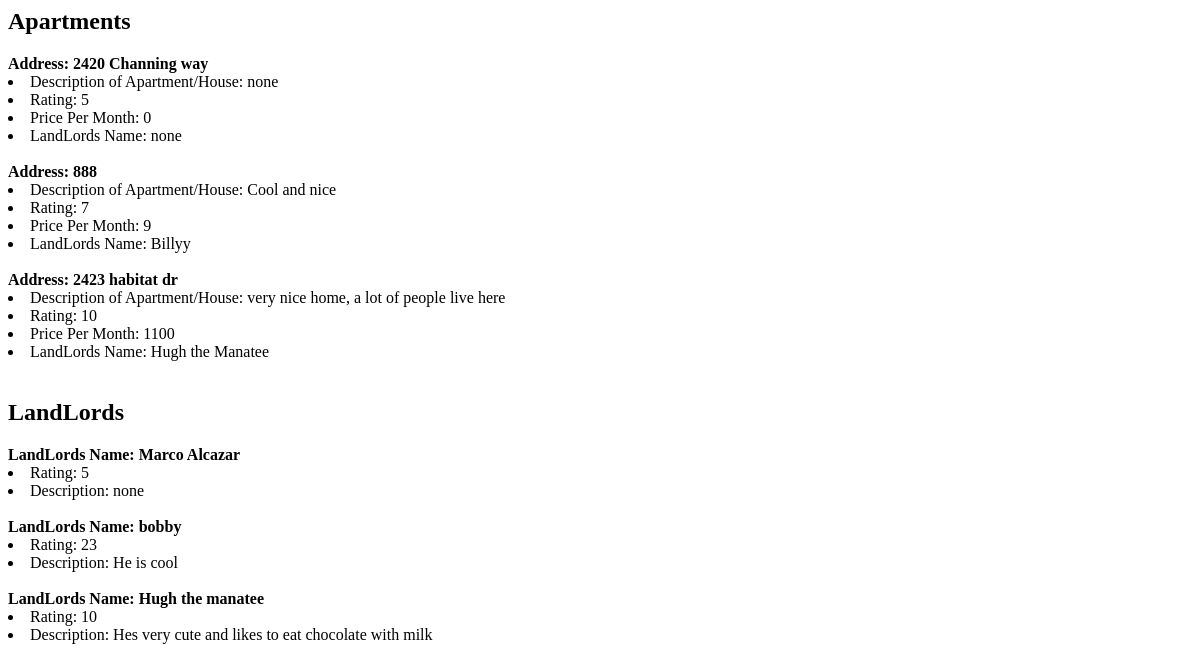
The page /apartmentss/ on the database as committed earlier.
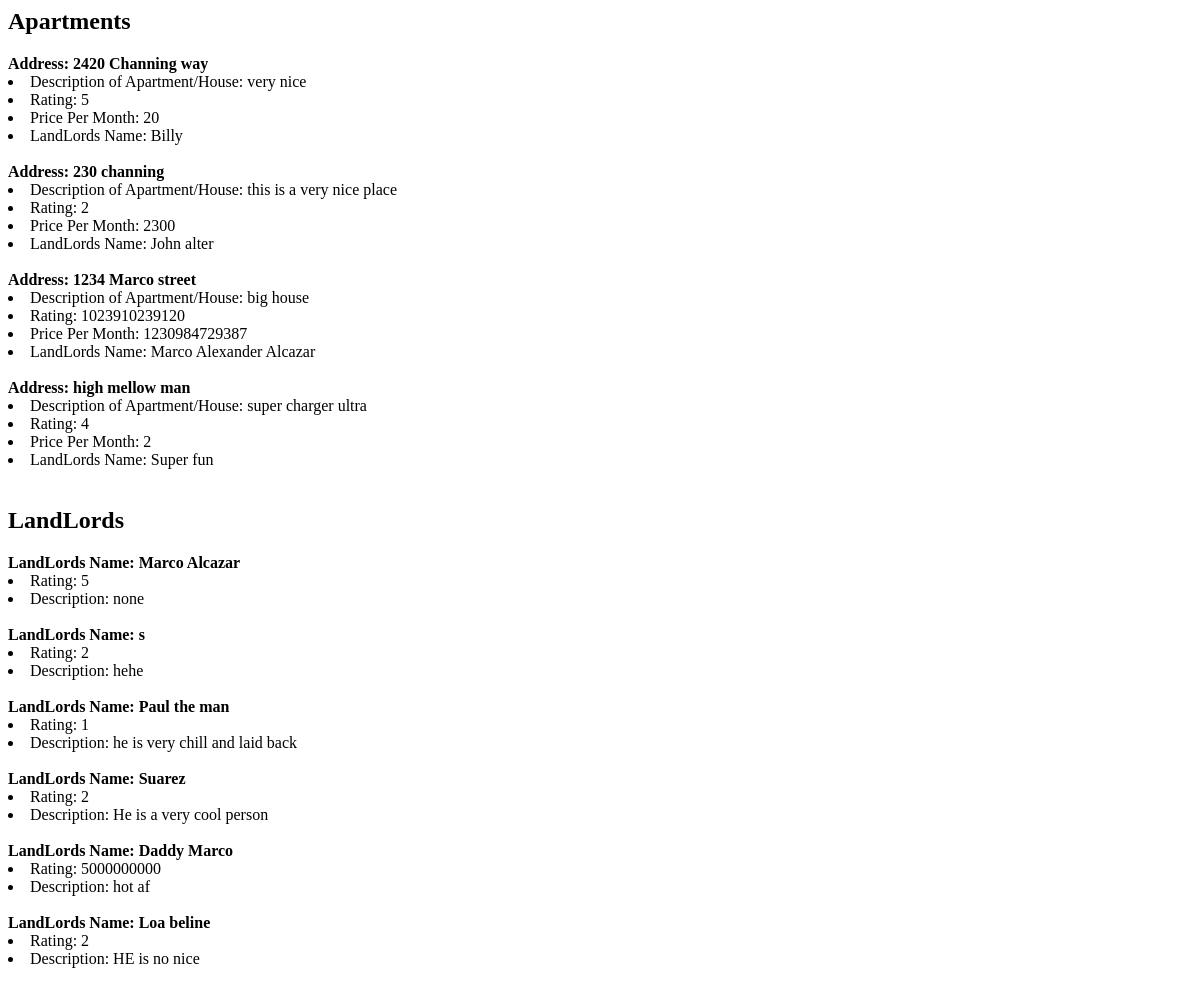
The same page on the database as committed later.
### myapp/models.py (models this page shows)
class Housing(models.Model):
    Address = models.CharField(max_length=50)
    Description = models.CharField(max_length = 250, default="")
    Rating = models.IntegerField(default = "", validators=[MinValueValidator(1), MaxValueValidator(5)])
    Price = models.IntegerField(default="")
    LandLord = models.CharField(max_length = 200, default = "")

class Landlord(models.Model):
    FullName= models.CharField(max_length = 60, default = "")
    Rating = models.IntegerField(default = "", validators=[MinValueValidator(1), MaxValueValidator(5)])
    Description = models.CharField(max_length = 250, default = "")

### myapp/views.py (the view)
# urls.py: path("apartmentss/", apartmentss.as_view(), name = "apartmentss"),
class apartmentss(ListView):
    template_name = 'myapp/apartmentss.html'
    model = Housing
    context_object_name = 'apartmentss'
    queryset = Housing.objects.all()
    def get_context_data(self, **kwargs):
        context = super().get_context_data(**kwargs)
        context['Landlords'] = Landlord.objects.all()  # Add queryset for landlords to the context
        return context

### myapp/templates/myapp/apartmentss.html (shortened to what this page needs)
{% block content %}
        <h2>Apartments</h2>
        {% for house in apartmentss %}
            <strong> Address: {{ house.Address }}</strong>
            <u1>
                <li> Description of Apartment/House:  {{ house.Description }}</li>
                <li> Rating: {{ house.Rating }}</li>
                <li> Price Per Month: {{ house.Price }}</li>
                <li> LandLords Name: {{ house.LandLord }}</li>
            </u1>
        {% endfor %}
                    <h2>LandLords</h2>
        {% for landlord in Landlords %}
            <strong>LandLords Name: {{ landlord.FullName }}</strong>
            <u1>
                <li> Rating: {{ landlord.Rating }}</li>
                <li> Description: {{ landlord.Description }}</li>
            </u1>
        {% endfor %}
{% endblock %}

Rows that differ between the two databases and show on the page:
removed Housing: Address "888", Description "Cool and nice", Rating "7", Price "9", LandLord "Billyy"
removed Housing: Address "2423 habitat dr", Description "very nice home, a lot of people live here", Rating "10", Price "1100", LandLord "Hugh the Manatee"
removed Landlord: FullName "bobby", Rating "23", Description "He is cool"
removed Landlord: FullName "Hugh the manatee", Rating "10", Description "Hes very cute and likes to eat chocolate with milk"
changed Housing "2420 Channing way": Description "none" → "very nice"; Price "0" → "20"; LandLord "none" → "Billy"
added Housing: Address "230 channing", Description "this is a very nice place", Rating "2", Price "2300", LandLord "John alter"
added Housing: Address "1234 Marco street", Description "big house", Rating "1023910239120", Price "1230984729387", LandLord "Marco Alexander Alcazar"
added Housing: Address "high mellow man", Description "super charger ultra", Rating "4", Price "2", LandLord "Super fun"
added Landlord: FullName "s", Rating "2", Description "hehe"
added Landlord: FullName "Paul the man", Rating "1", Description "he is very chill and laid back"
added Landlord: FullName "Suarez", Rating "2", Description "He is a very cool person"
added Landlord: FullName "Daddy Marco", Rating "5000000000", Description "hot af"
added Landlord: FullName "Loa beline", Rating "2", Description "HE is no nice"
